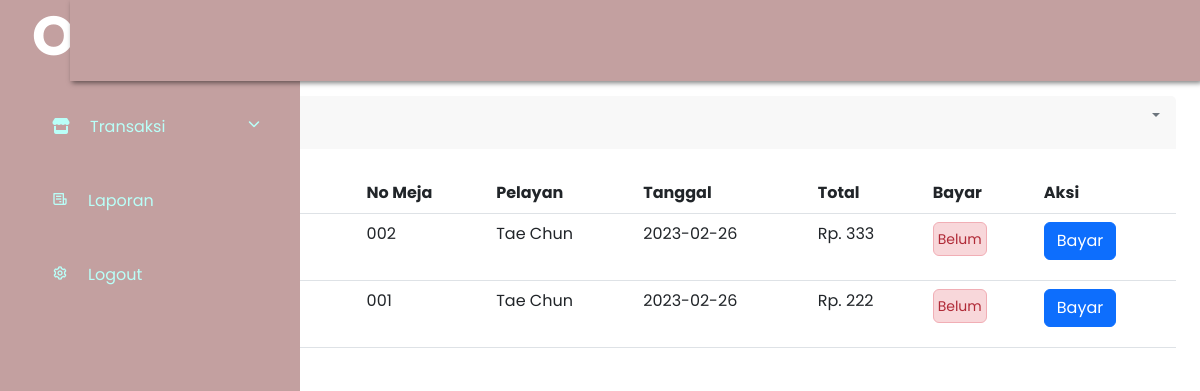
Screenshot of /kasir/index.php?kasir=pesanan with the database file from the repository.
### tables this page shows
CREATE TABLE `pesanans` (
  `id` int(11) NOT NULL,
  `nama_pelanggan` varchar(110) NOT NULL,
  `table_id` int(11) NOT NULL,
  `pelayan_id` int(11) NOT NULL,
  `tanggal` date NOT NULL,
  `total` int(50) NOT NULL,
  `bayar` enum('sudah','belum') NOT NULL
);

CREATE TABLE `tables` (
  `id` int(11) NOT NULL,
  `table_nama` varchar(100) NOT NULL,
  `status` enum('kosong','terisi') NOT NULL
);

CREATE TABLE `pelayans` (
  `id` int(11) NOT NULL,
  `pelayan_nama` varchar(100) NOT NULL
);

### kasir/pesanan.php (the view, shortened to what this page needs)
<div class="row mt-4 pt-4">
    <div class="col-md-12">
        <div class="card border-0 card-h-100">
            <div class="card-header border-0 d-flex justify-content-between">
                <h4 class="d-inline">
                    Recent orders
                <div class="dropdown">
                    <a href="" class="dropdown-toggle no-arrow text-secondary" role="button" data-bs-toggle="dropdown" aria-haspopup="true" aria-expanded="false">
                    </a>
                </div>
            </div>
            <div class="">
                <table class="table mt-4">
                    <thead>
                        <tr>
                            <th>No</th>
                            <th>Nama Produk</th>
                            <th>No Meja</th>
                            <th>Pelayan</th>
                            <th>Tanggal</th>
                            <th>Total</th>
                            <th>Bayar</th>
                            <th>Aksi</th>
                        </tr>
                    </thead>
                    <?php
                    $sql = "SELECT pesanans.id, pesanans.nama_pelanggan, pesanans.table_id, pesanans.bayar, pesanans.tanggal, pesanans.total, tables.table_nama, pelayans.pelayan_nama
                    FROM  tables
                    INNER JOIN pesanans
                    on pesanans.table_id = tables.id
                    INNER JOIN pelayans
                    on pelayans.id = pesanans.pelayan_id ORDER BY pesanans.tanggal DESC";
                    $result = $conn->query($sql);
                    $no = 1;
                    while ($row=$result->fetch_assoc()){
                    ?>
                        <tr>
                            <td><?php echo $no++ ?></td>
                            <td><?php echo $row["nama_pelanggan"]?></td>
                            <td><?php echo $row["table_nama"]?></td>
                            <td><?php echo $row["pelayan_nama"]?></td>
                            <td><?php echo $row["tanggal"]?></td>
                            <td>Rp. <?php echo number_format($row["total"])?></td>
                            <td>
                            <?php if($row["bayar"] == "belum") : ?>
                                <button class="btn alert alert-danger p-1 " ><small>Belum</small></button>
                            <?php else : ?>
                                <button class="btn alert alert-success p-1 " ><small>Sudah</small></button>
                            <?php endif ?>
                            </td>
                            <td>
                                <?php if($row["bayar"] == "belum") : ?>
                                <a href="pesanan_detail.php?id=<?php echo $row['id'] ?>">
                                    <button class="btn btn-primary">
                                        Bayar
                                    </button>
                                </a>
                                <?php endif ?>
                            </td>
                        </tr>
                    <?php
                    }
                    ?>
                </table>
            </div>
        </div>
    </div>
</div>

### style.css (style rules this page uses)
* { padding: 0; margin: 0; box-sizing: border-box; list-style-type: none; text-decoration: none; font-family: "Poppins", sans-serif; }

### rows the page displays
pesanans: table.table_nama "002", pelayan.pelayan_nama "Tae Chun", tanggal "2023-02-26", total "333", bayar "Belum"
pesanans: table.table_nama "001", pelayan.pelayan_nama "Tae Chun", tanggal "2023-02-26", total "222", bayar "Belum"
